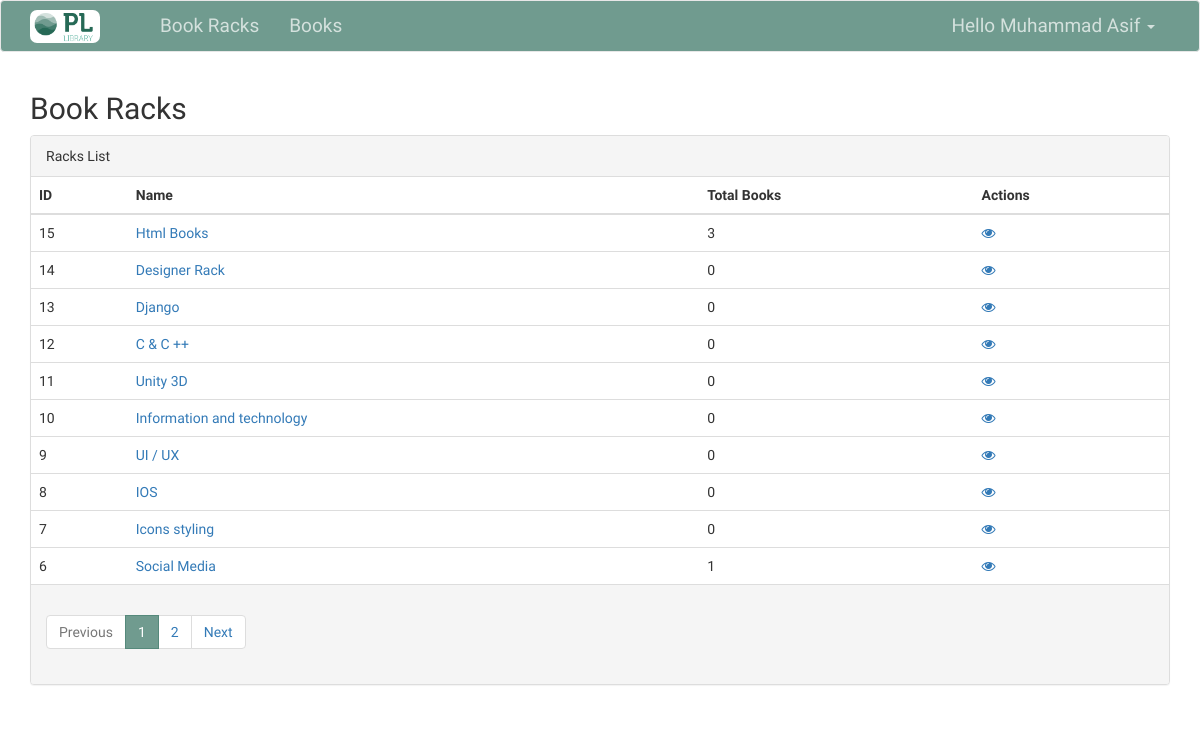
The page /book/racks/ (signed in) on the database its author committed.
### bookracks/models.py (models this page shows, shortened)
class DefaultModel(models.Model):
    created = models.DateTimeField(auto_now_add=True)
    modified = models.DateTimeField(auto_now=True)
    class Meta:
        abstract = True

class BookRack(DefaultModel):
    name = models.CharField(null=False, blank=False, max_length=255)
    slug = models.SlugField(null=True, blank=True, max_length=255, unique=True)
    description = models.TextField(null=True, blank=True)
    @property
    def total_books(self):
        return self.book_set.count()

### bookracks/views.py (the view)
# urls.py: path('racks/', views.RacksListView.as_view(), name="racks_list"),
class RacksListView(LoginRequiredMixin, ListView):
    model = BookRack
    template_name = 'bookracks/racks/index.html'
    paginate_by = 10
    def get_queryset(self):
        return super(RacksListView, self).get_queryset().order_by('-id')
    def get_context_data(self, *, object_list=None, **kwargs):
        context = super(RacksListView, self).get_context_data(object_list=None, **kwargs)
        return context

### templates/bookracks/racks/index.html
{% extends 'base.html' %}
{% block content %}
    <h2>Book Racks</h2>
    <div class="panel panel-default">
        <div class="panel-heading">Racks List</div>
        <div class="panel-body" style="padding: 0">
            <table class="table tabel-hover" style="margin-bottom: 0px">
                <thead>
                <tr>
                    <th>ID</th>
                    <th>Name</th>
                    <th>Total Books</th>
                    <th>Actions</th>
                </tr>
                </thead>
                <tbody>
                {% for rack in object_list %}
                    <tr>
                        <td>{{ rack.id }}</td>
                        <td> <a href="{% url 'racks:racks_detail' rack.slug %}"> {{ rack.name }} </a></td>
                        <td>{{ rack.total_books }}</td>
                        <td>
                            <a href="{% url 'racks:racks_detail' rack.slug %}"><i class="fa fa-eye"></i></a>
                        </td>
                    </tr>
                {% endfor %}
                </tbody>
            </table>
        </div>
        {% if is_paginated and paginator.page_range %}
            <div class="panel-footer">
                {% include 'elements/pagination.html' %}
            </div>
        {% endif %}
    </div>
{% endblock %}

### templates/base.html (shortened to what this page needs)
{% load static %}
<!DOCTYPE html>
<html lang="en">
<head>
    <link href="https://stackpath.bootstrapcdn.com/bootstrap/3.3.7/css/bootstrap.min.css" rel="stylesheet">
    <link href="https://stackpath.bootstrapcdn.com/font-awesome/4.7.0/css/font-awesome.min.css" rel="stylesheet">
    <link href="{% static 'css/style.css' %}" type="text/css" rel="stylesheet">
</head>
<body>
<nav class="navbar navbar-default">
    <div class="container container-fluid">
        <div class="navbar-header">
            <a class="navbar-brand" href="/" style="width: 130px">
                <img src="{% static 'images/pl-lib.png' %}">
            </a>
        </div>
        <div id="navbar" class="navbar-collapse collapse">
            <ul class="nav navbar-nav">
                <li><a href="{% url 'racks:racks_list' %}">Book Racks</a></li>
                <li><a href="{% url 'racks:books_list' %}">Books</a></li>
            </ul>
            <ul class="nav navbar-nav navbar-right">
                <li class="dropdown">
                    <a href="#" class="dropdown-toggle" data-toggle="dropdown" role="button" aria-haspopup="true" aria-expanded="false">
                        Hello {{ request.user.first_name }} <span class="caret"></span>
                    </a>
                </li>
            </ul>
        </div>
    </div>
</nav>
<div class="container">
    {% block content %}{% endblock %}
</div>
</body>
</html>

### public/css/style.css (style rules this page uses)
body { font-family: 'Crete Round', serif; }
.navbar-default { background-color: #709b8f; border-color: #e7e7e7; }
.navbar-brand img { width: 70px; position: absolute; top: 9px; border-radius: 7px; }
.navbar-default .navbar-nav>li>a { color: #d4e1dd; font-size: 19px; }

### rows shown on the page
BookRack: id "15", name "Html Books", total_books "3"
BookRack: id "14", name "Designer Rack", total_books "0"
BookRack: id "13", name "Django", total_books "0"
BookRack: id "12", name "C & C ++", total_books "0"
BookRack: id "11", name "Unity 3D", total_books "0"
BookRack: id "10", name "Information and technology", total_books "0"
BookRack: id "9", name "UI / UX", total_books "0"
BookRack: id "8", name "IOS", total_books "0"
BookRack: id "7", name "Icons styling", total_books "0"
BookRack: id "6", name "Social Media", total_books "1"

### other values the page prints
{{ request.user.first_name }} "Muhammad Asif"
{{ page }} "1" "2"
